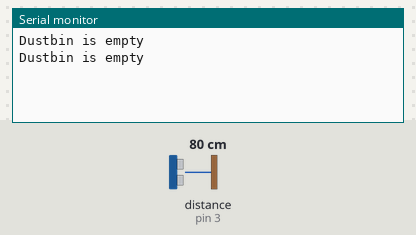
Bench run of a sketch on a simulated Arduino Uno, built with avr-gcc and run on an emulated ATmega328P. Shown: the last lines printed to the serial monitor. Wiring (inferred from the names in the program): ultrasonic range finder: trigger pin 2; echo pin 3. The test bench sets the inputs (shaded band); at power-on: distance to the obstacle (sensor on pin 3) 80 cm. The echo pulse lasts 58.3 µs per cm.

Above: at 1.8 s.
1.9 s: distance to the obstacle (sensor on pin 3) set to 2 cm
At 2.8 s:
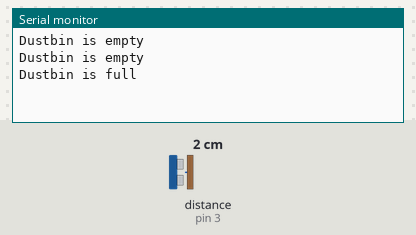
4.5 s: distance to the obstacle (sensor on pin 3) set to 9 cm
At 5.4 s:
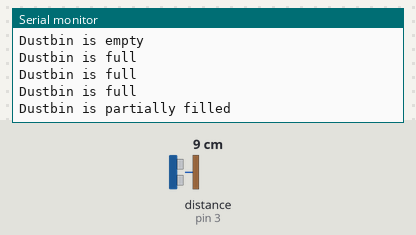

The sketch:

ultrasonic.ino
```cpp
// Define pins for ultrasonic sensor
const int trigPin = 2; // Trigger pin
const int echoPin = 3; // Echo pin

void setup() {
  // Initialize serial communication
  Serial.begin(9600);

  // Set trigPin as output
  pinMode(trigPin, OUTPUT);
  // Set echoPin as input
  pinMode(echoPin, INPUT);
}

void loop() {
  // Clear the trigPin
  digitalWrite(trigPin, LOW);
  delayMicroseconds(2);

  // Set the trigPin on HIGH state for 10 microseconds
  digitalWrite(trigPin, HIGH);
  delayMicroseconds(10);
  digitalWrite(trigPin, LOW);

  // Read the echoPin, returns the sound wave travel time in microseconds
  long duration = pulseIn(echoPin, HIGH);

  // Convert the time into distance in centimeters
  // Speed of sound is 340 m/s or 0.034 cm/microsecond
  int distance = duration * 0.034 / 2;

  if(distance > 10)
  {
    Serial.println("Dustbin is empty");
  }
  else if(distance > 5 && distance < 10)
  {
    Serial.println("Dustbin is partially filled");
  }
  else
  {
    Serial.println("Dustbin is full");
  }
  // Print the distance to Serial Monitor
  //Serial.print("Distance: ");
  //Serial.print(distance);
  //Serial.println(" cm");

  // Add a small delay before the next measurement
  delay(1000); // Adjust delay as needed
}
```

Measured:
- after the input at 1.9 s, the serial monitor: prints a new line after 0.11 s (image 1)
- after the input at 4.5 s, the serial monitor: prints a new line after 0.51 s (image 2)
